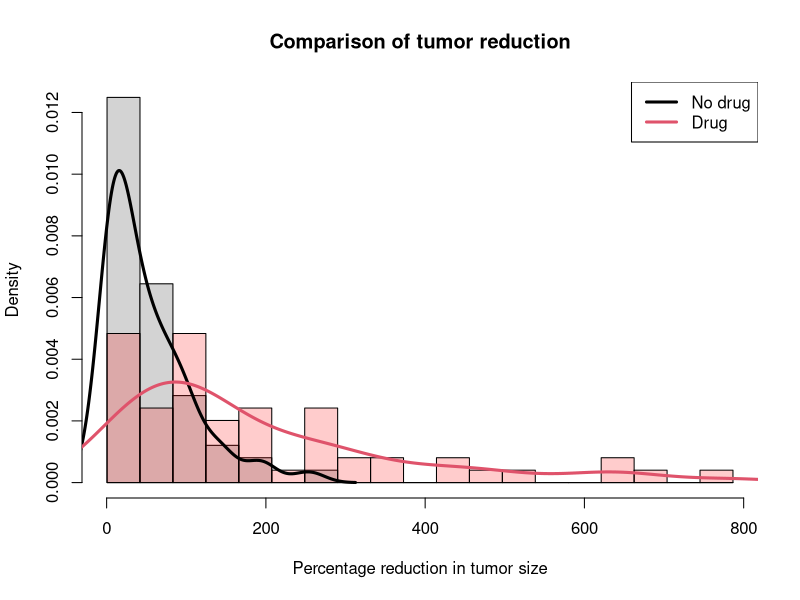
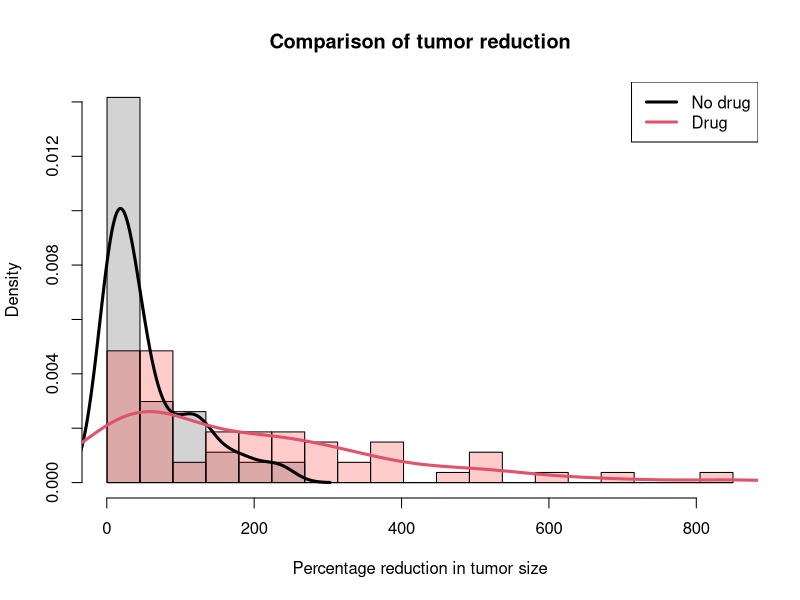
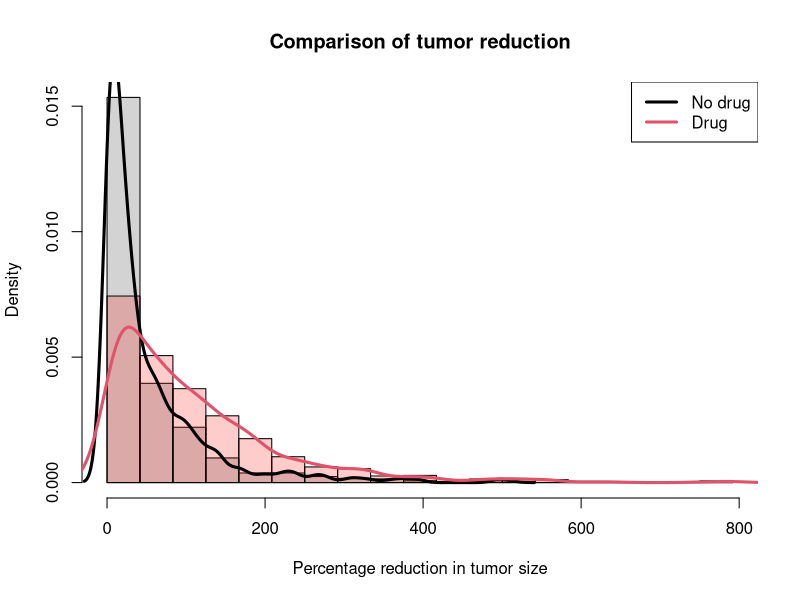
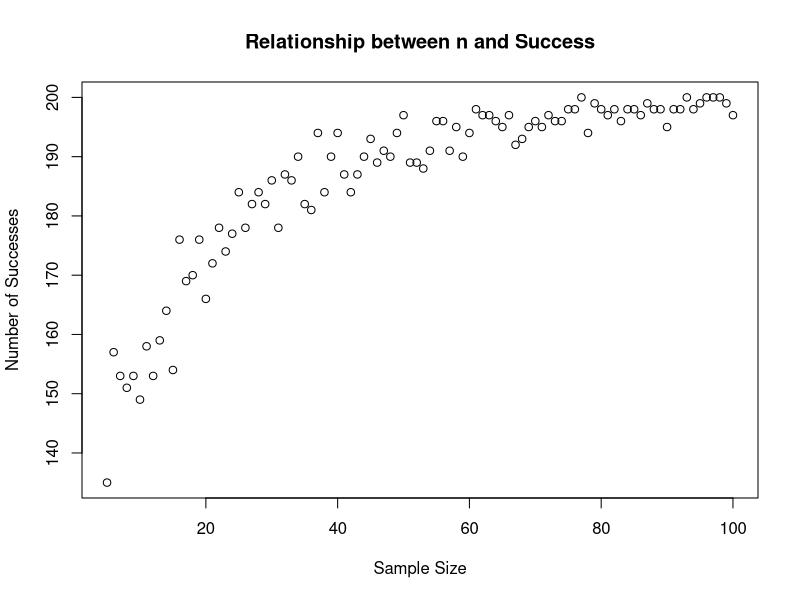
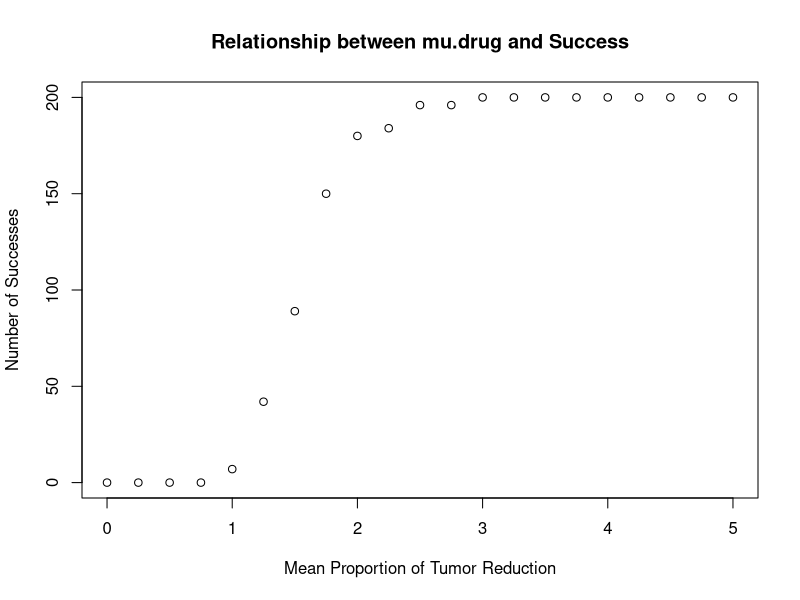

These charts were generated, in order, by the following R code:
## ---- chunk 1
knitr::opts_chunk$set(cache=TRUE, autodep=TRUE, cache.comments=TRUE)
set.seed(10)
## ---- chunk 2
result = list(length = 2)

simulate.data = function(n=60, mu.drug=2) {
  mu.nodrug = runif(n, min=0, max=1)
  x.nodrug = 100*rexp(n, rate=1/mu.nodrug)
  x.drug = 100*rexp(n, rate=1/mu.drug) 
  result = list(x.nodrug, x.drug)
  names(result) = c("no.drug", "drug")
  return (result)
}
## ---- chunk 3
results.1 = simulate.data()
lapply(results.1, FUN = head)
results.2 = simulate.data()
lapply(results.2, FUN = head)
## ---- chunk 4
abs(mean(results.1$no.drug) - mean(results.2$no.drug))
abs(mean(results.1$drug) - mean(results.2$drug))
abs(mean(results.1$no.drug) - mean(results.1$drug))
## ---- chunk 5
plot.data = function(data) {
  # Find the range of all the measurements together, and define breaks
  x.range = range(c(data$no.drug, data$drug))
  breaks = seq(min(x.range),max(x.range),length=20)
  
  # Produce hist of the non drug measurements, then drug measurements on top
  hist(data$no.drug, breaks=breaks, probability=TRUE, xlim=x.range, 
       col="lightgray", xlab="Percentage reduction in tumor size", 
       main="Comparison of tumor reduction")
  
  # Plot a histogram of the drug measurements, on top
  hist(data$drug, breaks=breaks, probability=TRUE, col=rgb(1,0,0,0.2), add=TRUE) 
  
  # Draw estimated densities on top, for each dist
  lines(density(data$no.drug), lwd=3, col=1)
  lines(density(data$drug), lwd=3, col=2)
  legend("topright", legend=c("No drug","Drug"), lty=1, lwd=3, col=1:2)
}
## ---- chunk 6
plot.data(results.1)
plot.data(results.2)
plot.data(simulate.data(1000, 1.1))
## ---- chunk 7
simulate.difference = function(n=60, mu.drug=2) {
  dat = simulate.data(n, mu.drug)
  return(mean(dat$drug) - mean(dat$no.drug))
}

simulate.difference()
simulate.difference()
simulate.difference(n=1000, mu.drug=10)
## ---- chunk 8
rep.sim = function(nreps=200, n=60, mu.drug=2, seed=NULL) {
  result = replicate(nreps, simulate.difference(n, mu.drug))
  count = length(which(result > 100))
  return(count)
}

rep.sim(mu.drug = 1.5)
## ---- chunk 9
n.result = vector(length = 96)
for (i in 5:100) {
  n.result[i-4] = rep.sim(n = i)
}
plot(5:100, n.result, xlab = "Sample Size", ylab = "Number of Successes", main = "Relationship between n and Success")

#smallest sample size:
which(n.result >= 190)[1] + 4
## ---- chunk 10
mu.result = vector(length = 21)
j = 1
for (i in seq(0, 5, 0.25)) {
  mu.result[j] = rep.sim(n = 20, mu.drug = i, nreps = 200)
  j = j + 1
}
plot(seq(0, 5, 0.25), mu.result, xlab = "Mean Proportion of Tumor Reduction", ylab = "Number of Successes", main = "Relationship between mu.drug and Success")

which(mu.result > 190)[1] * 0.25
## ---- chunk 11
simulate.difference = function(n=60, mu.drug=2) {
  dat = simulate.data(n, mu.drug)
  for (i in seq(5, n, 5)) {
    diff = (mean((dat$drug)[1:i]) - mean((dat$no.drug)[1:i]))
    if (diff >= 100) { break() }
  }
  return(diff)
}

rep.sim = function(nreps=200, n=60, mu.drug=2, seed=NULL) {
  result = replicate(nreps, simulate.difference(n, mu.drug))
  result = result[which(result >= 100)]
  return(length(result))
}

rep.sim(nreps=200, n=60, mu.drug = 1.5)
